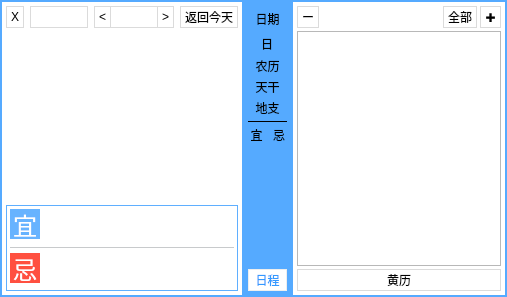
<?xml version="1.0" encoding="UTF-8"?>
<ui version="4.0">
 <class>rili</class>
 <widget class="QWidget" name="rili">
  <property name="geometry">
   <rect>
    <x>0</x>
    <y>0</y>
    <width>507</width>
    <height>297</height>
   </rect>
  </property>
  <property name="windowTitle">
   <string>日历</string>
  </property>
  <property name="styleSheet">
   <string notr="true">#rili{
background-color:#5af;
}</string>
  </property>
  <layout class="QHBoxLayout" name="horizontalLayout_6">
   <property name="spacing">
    <number>2</number>
   </property>
   <property name="leftMargin">
    <number>2</number>
   </property>
   <property name="topMargin">
    <number>2</number>
   </property>
   <property name="rightMargin">
    <number>2</number>
   </property>
   <property name="bottomMargin">
    <number>2</number>
   </property>
   <item>
    <widget class="QWidget" name="widget_2" native="true">
     <property name="sizePolicy">
      <sizepolicy hsizetype="Expanding" vsizetype="Expanding">
       <horstretch>0</horstretch>
       <verstretch>0</verstretch>
      </sizepolicy>
     </property>
     <property name="minimumSize">
      <size>
       <width>100</width>
       <height>0</height>
      </size>
     </property>
     <property name="styleSheet">
      <string notr="true">#widget_2{
background-color:white;
} 
QPushButton{
max-height:20px;
padding: 1px 4px 1px 4px;
background-color:white;
border:1px solid #DBDBDB; 
}
#year{
max-height:20px;
padding:1px 1px 1px 1px;
background-color:white;
border:1px solid #DBDBDB;
}
#mon{
max-height:20px;
padding:1px 1px 1px 1px;
background-color:white;
border-top:1px solid #DBDBDB;
border-bottom:1px solid #DBDBDB;
}
QComboBox::drop-down {
width: 10px;
background-color:white;
}
QComboBox QAbstractItemView{
background-color:white;
border:1px solid #DBDBDB;
selection-color:#000;
selection-background-color:#DBDBDB;
}
#exit:hover{
color:#FF3E96;
border:1px solid #FF3E96; 
}
QPushButton:hover{
border:1px solid #5af; 
color:#39f; 
}</string>
     </property>
     <layout class="QVBoxLayout" name="verticalLayout_4">
      <property name="spacing">
       <number>0</number>
      </property>
      <property name="leftMargin">
       <number>0</number>
      </property>
      <property name="topMargin">
       <number>0</number>
      </property>
      <property name="rightMargin">
       <number>0</number>
      </property>
      <property name="bottomMargin">
       <number>0</number>
      </property>
      <item>
       <layout class="QVBoxLayout" name="rililayout">
        <property name="spacing">
         <number>4</number>
        </property>
        <property name="leftMargin">
         <number>4</number>
        </property>
        <property name="topMargin">
         <number>4</number>
        </property>
        <property name="rightMargin">
         <number>4</number>
        </property>
        <property name="bottomMargin">
         <number>4</number>
        </property>
        <item>
         <layout class="QHBoxLayout" name="horizontalLayout_3">
          <property name="spacing">
           <number>6</number>
          </property>
          <property name="leftMargin">
           <number>0</number>
          </property>
          <property name="topMargin">
           <number>0</number>
          </property>
          <property name="rightMargin">
           <number>0</number>
          </property>
          <property name="bottomMargin">
           <number>0</number>
          </property>
          <item>
           <widget class="QPushButton" name="exit">
            <property name="sizePolicy">
             <sizepolicy hsizetype="Fixed" vsizetype="Fixed">
              <horstretch>0</horstretch>
              <verstretch>0</verstretch>
             </sizepolicy>
            </property>
            <property name="toolTip">
             <string>关闭</string>
            </property>
            <property name="styleSheet">
             <string notr="true"/>
            </property>
            <property name="text">
             <string>X</string>
            </property>
           </widget>
          </item>
          <item>
           <spacer name="horizontalSpacer_5">
            <property name="orientation">
             <enum>Qt::Horizontal</enum>
            </property>
            <property name="sizeHint" stdset="0">
             <size>
              <width>40</width>
              <height>20</height>
             </size>
            </property>
           </spacer>
          </item>
          <item>
           <widget class="QComboBox" name="year">
            <property name="sizePolicy">
             <sizepolicy hsizetype="Preferred" vsizetype="Fixed">
              <horstretch>0</horstretch>
              <verstretch>0</verstretch>
             </sizepolicy>
            </property>
            <property name="styleSheet">
             <string notr="true"/>
            </property>
           </widget>
          </item>
          <item>
           <layout class="QHBoxLayout" name="horizontalLayout_4">
            <property name="spacing">
             <number>0</number>
            </property>
            <item>
             <widget class="QPushButton" name="premon">
              <property name="sizePolicy">
               <sizepolicy hsizetype="Fixed" vsizetype="Fixed">
                <horstretch>0</horstretch>
                <verstretch>0</verstretch>
               </sizepolicy>
              </property>
              <property name="text">
               <string>&lt;</string>
              </property>
             </widget>
            </item>
            <item>
             <widget class="QComboBox" name="mon">
              <property name="sizePolicy">
               <sizepolicy hsizetype="Preferred" vsizetype="Fixed">
                <horstretch>0</horstretch>
                <verstretch>0</verstretch>
               </sizepolicy>
              </property>
             </widget>
            </item>
            <item>
             <widget class="QPushButton" name="nextmon">
              <property name="sizePolicy">
               <sizepolicy hsizetype="Fixed" vsizetype="Fixed">
                <horstretch>0</horstretch>
                <verstretch>0</verstretch>
               </sizepolicy>
              </property>
              <property name="styleSheet">
               <string notr="true"/>
              </property>
              <property name="text">
               <string>&gt;</string>
              </property>
             </widget>
            </item>
           </layout>
          </item>
          <item>
           <widget class="QPushButton" name="today">
            <property name="text">
             <string>返回今天</string>
            </property>
           </widget>
          </item>
         </layout>
        </item>
        <item>
         <widget class="QTableWidget" name="tableWidget">
          <property name="styleSheet">
           <string notr="true">QHeaderView{
background-color: rgb(255, 255, 255);
}
QHeaderView::section{
background-color: rgb(255, 255, 255);
border-top:1px solid #5af;
}</string>
          </property>
          <property name="frameShape">
           <enum>QFrame::NoFrame</enum>
          </property>
          <property name="editTriggers">
           <set>QAbstractItemView::NoEditTriggers</set>
          </property>
          <property name="selectionMode">
           <enum>QAbstractItemView::SingleSelection</enum>
          </property>
          <property name="showGrid">
           <bool>true</bool>
          </property>
          <attribute name="horizontalHeaderHighlightSections">
           <bool>false</bool>
          </attribute>
         </widget>
        </item>
        <item>
         <widget class="QWidget" name="widget_3" native="true">
          <property name="sizePolicy">
           <sizepolicy hsizetype="Preferred" vsizetype="Preferred">
            <horstretch>0</horstretch>
            <verstretch>0</verstretch>
           </sizepolicy>
          </property>
          <property name="styleSheet">
           <string notr="true">#yi2,#ji2{
min-width:30px;
min-height:30px;
font-size:24px;
color: rgb(255, 255, 255);
}
#yi2{
background-color: #67b3ff;
}
#ji2{
background-color: #ff5040;
}
#widget_3{
	background-color: rgb(255, 255, 255);
	border: 1px solid #5fafff;
}
#line_2{
color:#c8cacc;
}</string>
          </property>
          <layout class="QVBoxLayout" name="verticalLayout">
           <property name="spacing">
            <number>4</number>
           </property>
           <property name="leftMargin">
            <number>4</number>
           </property>
           <property name="topMargin">
            <number>4</number>
           </property>
           <property name="rightMargin">
            <number>4</number>
           </property>
           <property name="bottomMargin">
            <number>4</number>
           </property>
           <item>
            <layout class="QHBoxLayout" name="horizontalLayout">
             <item>
              <layout class="QVBoxLayout" name="verticalLayout_5">
               <item>
                <widget class="QLabel" name="yi2">
                 <property name="text">
                  <string>宜</string>
                 </property>
                 <property name="alignment">
                  <set>Qt::AlignCenter</set>
                 </property>
                </widget>
               </item>
               <item>
                <spacer name="verticalSpacer">
                 <property name="orientation">
                  <enum>Qt::Vertical</enum>
                 </property>
                 <property name="sizeType">
                  <enum>QSizePolicy::Expanding</enum>
                 </property>
                 <property name="sizeHint" stdset="0">
                  <size>
                   <width>10</width>
                   <height>10</height>
                  </size>
                 </property>
                </spacer>
               </item>
              </layout>
             </item>
             <item>
              <widget class="QLabel" name="yishi2">
               <property name="sizePolicy">
                <sizepolicy hsizetype="Expanding" vsizetype="Expanding">
                 <horstretch>0</horstretch>
                 <verstretch>0</verstretch>
                </sizepolicy>
               </property>
               <property name="text">
                <string/>
               </property>
               <property name="alignment">
                <set>Qt::AlignLeading|Qt::AlignLeft|Qt::AlignTop</set>
               </property>
               <property name="wordWrap">
                <bool>false</bool>
               </property>
              </widget>
             </item>
            </layout>
           </item>
           <item>
            <widget class="Line" name="line_2">
             <property name="frameShadow">
              <enum>QFrame::Plain</enum>
             </property>
             <property name="orientation">
              <enum>Qt::Horizontal</enum>
             </property>
            </widget>
           </item>
           <item>
            <layout class="QHBoxLayout" name="horizontalLayout_7">
             <item>
              <layout class="QVBoxLayout" name="verticalLayout_8">
               <item>
                <widget class="QLabel" name="ji2">
                 <property name="text">
                  <string>忌</string>
                 </property>
                 <property name="alignment">
                  <set>Qt::AlignCenter</set>
                 </property>
                </widget>
               </item>
               <item>
                <spacer name="verticalSpacer_2">
                 <property name="orientation">
                  <enum>Qt::Vertical</enum>
                 </property>
                 <property name="sizeType">
                  <enum>QSizePolicy::Expanding</enum>
                 </property>
                 <property name="sizeHint" stdset="0">
                  <size>
                   <width>10</width>
                   <height>10</height>
                  </size>
                 </property>
                </spacer>
               </item>
              </layout>
             </item>
             <item>
              <widget class="QLabel" name="jishi2">
               <property name="sizePolicy">
                <sizepolicy hsizetype="Expanding" vsizetype="Preferred">
                 <horstretch>0</horstretch>
                 <verstretch>0</verstretch>
                </sizepolicy>
               </property>
               <property name="text">
                <string/>
               </property>
               <property name="alignment">
                <set>Qt::AlignLeading|Qt::AlignLeft|Qt::AlignTop</set>
               </property>
              </widget>
             </item>
            </layout>
           </item>
          </layout>
         </widget>
        </item>
       </layout>
      </item>
     </layout>
    </widget>
   </item>
   <item>
    <widget class="QWidget" name="widget" native="true">
     <property name="styleSheet">
      <string notr="true"/>
     </property>
     <layout class="QVBoxLayout" name="verticalLayout_2">
      <property name="spacing">
       <number>6</number>
      </property>
      <property name="leftMargin">
       <number>0</number>
      </property>
      <property name="topMargin">
       <number>0</number>
      </property>
      <property name="rightMargin">
       <number>0</number>
      </property>
      <property name="bottomMargin">
       <number>0</number>
      </property>
      <item>
       <layout class="QVBoxLayout" name="verticalLayout_3">
        <property name="spacing">
         <number>3</number>
        </property>
        <property name="leftMargin">
         <number>4</number>
        </property>
        <property name="topMargin">
         <number>4</number>
        </property>
        <property name="rightMargin">
         <number>4</number>
        </property>
        <property name="bottomMargin">
         <number>4</number>
        </property>
        <item>
         <widget class="QLabel" name="date">
          <property name="minimumSize">
           <size>
            <width>0</width>
            <height>25</height>
           </size>
          </property>
          <property name="text">
           <string>日期</string>
          </property>
          <property name="alignment">
           <set>Qt::AlignCenter</set>
          </property>
         </widget>
        </item>
        <item>
         <layout class="QHBoxLayout" name="horizontalLayout_5">
          <item>
           <spacer name="horizontalSpacer_4">
            <property name="orientation">
             <enum>Qt::Horizontal</enum>
            </property>
            <property name="sizeHint" stdset="0">
             <size>
              <width>40</width>
              <height>20</height>
             </size>
            </property>
           </spacer>
          </item>
          <item>
           <widget class="QLabel" name="day">
            <property name="sizePolicy">
             <sizepolicy hsizetype="Preferred" vsizetype="Preferred">
              <horstretch>0</horstretch>
              <verstretch>0</verstretch>
             </sizepolicy>
            </property>
            <property name="styleSheet">
             <string notr="true"/>
            </property>
            <property name="text">
             <string>日</string>
            </property>
            <property name="alignment">
             <set>Qt::AlignCenter</set>
            </property>
           </widget>
          </item>
          <item>
           <spacer name="horizontalSpacer_3">
            <property name="orientation">
             <enum>Qt::Horizontal</enum>
            </property>
            <property name="sizeHint" stdset="0">
             <size>
              <width>40</width>
              <height>20</height>
             </size>
            </property>
           </spacer>
          </item>
         </layout>
        </item>
        <item>
         <widget class="QLabel" name="nongli">
          <property name="text">
           <string>农历</string>
          </property>
          <property name="alignment">
           <set>Qt::AlignCenter</set>
          </property>
         </widget>
        </item>
        <item>
         <widget class="QLabel" name="tiangan">
          <property name="text">
           <string>天干</string>
          </property>
          <property name="alignment">
           <set>Qt::AlignCenter</set>
          </property>
         </widget>
        </item>
        <item>
         <widget class="QLabel" name="dizhi">
          <property name="text">
           <string>地支</string>
          </property>
          <property name="alignment">
           <set>Qt::AlignCenter</set>
          </property>
         </widget>
        </item>
        <item>
         <widget class="Line" name="line">
          <property name="frameShadow">
           <enum>QFrame::Plain</enum>
          </property>
          <property name="midLineWidth">
           <number>0</number>
          </property>
          <property name="orientation">
           <enum>Qt::Horizontal</enum>
          </property>
         </widget>
        </item>
        <item>
         <widget class="QWidget" name="widget_4" native="true">
          <property name="minimumSize">
           <size>
            <width>0</width>
            <height>100</height>
           </size>
          </property>
          <layout class="QHBoxLayout" name="horizontalLayout_2">
           <property name="leftMargin">
            <number>0</number>
           </property>
           <property name="topMargin">
            <number>0</number>
           </property>
           <property name="rightMargin">
            <number>0</number>
           </property>
           <property name="bottomMargin">
            <number>0</number>
           </property>
           <item>
            <layout class="QVBoxLayout" name="verticalLayout_6">
             <item>
              <widget class="QLabel" name="yi">
               <property name="text">
                <string>宜</string>
               </property>
               <property name="alignment">
                <set>Qt::AlignCenter</set>
               </property>
              </widget>
             </item>
             <item>
              <widget class="QLabel" name="yishi">
               <property name="sizePolicy">
                <sizepolicy hsizetype="Preferred" vsizetype="Expanding">
                 <horstretch>0</horstretch>
                 <verstretch>0</verstretch>
                </sizepolicy>
               </property>
               <property name="text">
                <string/>
               </property>
               <property name="alignment">
                <set>Qt::AlignHCenter|Qt::AlignTop</set>
               </property>
              </widget>
             </item>
            </layout>
           </item>
           <item>
            <layout class="QVBoxLayout" name="verticalLayout_7">
             <item>
              <widget class="QLabel" name="ji">
               <property name="text">
                <string>忌</string>
               </property>
               <property name="alignment">
                <set>Qt::AlignCenter</set>
               </property>
              </widget>
             </item>
             <item>
              <widget class="QLabel" name="jishi">
               <property name="sizePolicy">
                <sizepolicy hsizetype="Preferred" vsizetype="Expanding">
                 <horstretch>0</horstretch>
                 <verstretch>0</verstretch>
                </sizepolicy>
               </property>
               <property name="text">
                <string/>
               </property>
               <property name="alignment">
                <set>Qt::AlignHCenter|Qt::AlignTop</set>
               </property>
              </widget>
             </item>
            </layout>
           </item>
          </layout>
         </widget>
        </item>
        <item>
         <layout class="QHBoxLayout" name="horizontalLayout_8">
          <item>
           <widget class="QPushButton" name="richeng">
            <property name="cursor">
             <cursorShape>PointingHandCursor</cursorShape>
            </property>
            <property name="styleSheet">
             <string notr="true">QPushButton{
max-height:20px;
padding: 1px 4px 1px 4px;
background-color:white;
border:1px solid #eee; 
color:#39f; 
}

QPushButton:hover{
border:1px solid #fff; 
}</string>
            </property>
            <property name="text">
             <string>日程</string>
            </property>
            <property name="flat">
             <bool>true</bool>
            </property>
           </widget>
          </item>
         </layout>
        </item>
       </layout>
      </item>
     </layout>
    </widget>
   </item>
   <item>
    <widget class="QWidget" name="widget_5" native="true">
     <property name="styleSheet">
      <string notr="true">#widget_5{
background-color:white;
} 
QPushButton{
max-height:20px;
padding: 1px 4px 1px 4px;
background-color:white;
border:1px solid #DBDBDB; 
}
QPushButton:hover{
border:1px solid #5af;
color:#39f; 
} 

</string>
     </property>
     <layout class="QVBoxLayout" name="verticalLayout_10">
      <property name="spacing">
       <number>0</number>
      </property>
      <property name="leftMargin">
       <number>0</number>
      </property>
      <property name="topMargin">
       <number>0</number>
      </property>
      <property name="rightMargin">
       <number>0</number>
      </property>
      <property name="bottomMargin">
       <number>0</number>
      </property>
      <item>
       <layout class="QVBoxLayout" name="verticalLayout_9">
        <property name="spacing">
         <number>3</number>
        </property>
        <property name="leftMargin">
         <number>4</number>
        </property>
        <property name="topMargin">
         <number>4</number>
        </property>
        <property name="rightMargin">
         <number>4</number>
        </property>
        <property name="bottomMargin">
         <number>4</number>
        </property>
        <item>
         <layout class="QHBoxLayout" name="horizontalLayout_9">
          <property name="spacing">
           <number>3</number>
          </property>
          <item>
           <widget class="QPushButton" name="delnote">
            <property name="sizePolicy">
             <sizepolicy hsizetype="Minimum" vsizetype="Fixed">
              <horstretch>0</horstretch>
              <verstretch>0</verstretch>
             </sizepolicy>
            </property>
            <property name="text">
             <string>ー</string>
            </property>
           </widget>
          </item>
          <item>
           <spacer name="horizontalSpacer">
            <property name="orientation">
             <enum>Qt::Horizontal</enum>
            </property>
            <property name="sizeHint" stdset="0">
             <size>
              <width>40</width>
              <height>20</height>
             </size>
            </property>
           </spacer>
          </item>
          <item>
           <widget class="QPushButton" name="allnote">
            <property name="sizePolicy">
             <sizepolicy hsizetype="Fixed" vsizetype="Fixed">
              <horstretch>0</horstretch>
              <verstretch>0</verstretch>
             </sizepolicy>
            </property>
            <property name="text">
             <string>全部</string>
            </property>
           </widget>
          </item>
          <item>
           <widget class="QPushButton" name="addnote">
            <property name="sizePolicy">
             <sizepolicy hsizetype="Minimum" vsizetype="Fixed">
              <horstretch>0</horstretch>
              <verstretch>0</verstretch>
             </sizepolicy>
            </property>
            <property name="text">
             <string>✚</string>
            </property>
           </widget>
          </item>
         </layout>
        </item>
        <item>
         <widget class="QListWidget" name="listWidget">
          <property name="sizePolicy">
           <sizepolicy hsizetype="Preferred" vsizetype="Expanding">
            <horstretch>0</horstretch>
            <verstretch>0</verstretch>
           </sizepolicy>
          </property>
          <property name="focusPolicy">
           <enum>Qt::NoFocus</enum>
          </property>
          <property name="styleSheet">
           <string notr="true">QListWidget::item{
padding:2px;
border:1px solid #DBDBDB; 
border-radius: 4px ;
background-color: rgb(240, 250, 255);
color:rgb(0, 0, 0);
}

QListWidget::item:selected{
background-color: rgb(57, 185, 240);
color:white;
}</string>
          </property>
          <property name="editTriggers">
           <set>QAbstractItemView::NoEditTriggers</set>
          </property>
          <property name="selectionMode">
           <enum>QAbstractItemView::ExtendedSelection</enum>
          </property>
          <property name="isWrapping" stdset="0">
           <bool>false</bool>
          </property>
          <property name="wordWrap">
           <bool>true</bool>
          </property>
         </widget>
        </item>
        <item>
         <widget class="QPushButton" name="huangli">
          <property name="sizePolicy">
           <sizepolicy hsizetype="Preferred" vsizetype="Fixed">
            <horstretch>0</horstretch>
            <verstretch>0</verstretch>
           </sizepolicy>
          </property>
          <property name="styleSheet">
           <string notr="true"/>
          </property>
          <property name="text">
           <string>黄历</string>
          </property>
         </widget>
        </item>
       </layout>
      </item>
     </layout>
    </widget>
   </item>
  </layout>
 </widget>
 <layoutdefault spacing="6" margin="11"/>
 <resources/>
 <connections/>
</ui>
